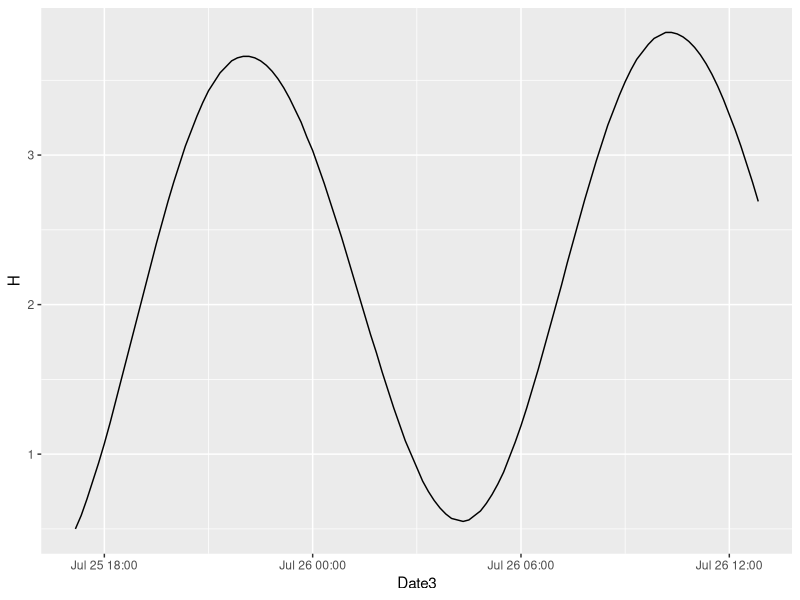
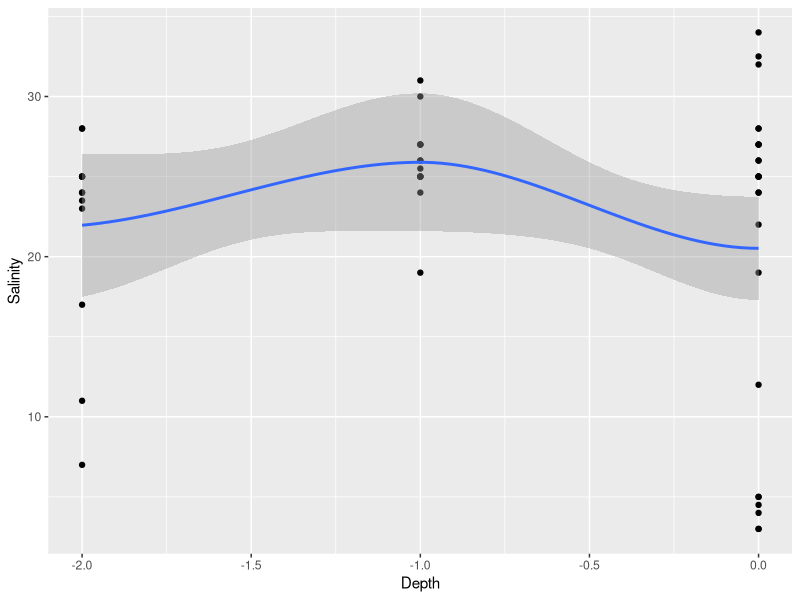

These charts were generated, in order, by the following R code: (Note: this script raises an error after producing the figures.)
library(ggplot2)
library(lubridate)
library(readxl)
library(dplyr)


tide <- read.csv("Data/tides.csv", header = F)
tide <- tide[-c(1:144),-1]

names(tide) <- c("H", "Time", "Day_part", "Date")

tide$Date[1:144] <- "25/07/2009"
tide$Date[145:nrow(tide)] <- "26/07/2009"


tide$Date2 <- paste(tide$Time, tide$Day_part, tide$Date )

tide$Date3 <- parse_date_time(tide$Date2, '%I:%M %p %d/%m%Y', tz = "Europe/Moscow")

min_time <- as.POSIXct(strptime("17:00 25.07.2009", format = "%H:%M %d.%m.%Y", tz = "Europe/Moscow"))

max_time <- as.POSIXct(strptime("13:00 26.07.2009", format = "%H:%M %d.%m.%Y", tz = "Europe/Moscow"))

tide <- tide[tide$Date3 < max_time & tide$Date3 > min_time, ]




ggplot(tide, aes(x = Date3, y = H)) + geom_line()


sal_tuv <- read_excel("Data/TuMyt_2009_2010.xlsx", sheet = "sal-temp")

sal_tuv$Dat_text <- paste(sal_tuv$Time, sal_tuv$Date)


sal_tuv$Date_true <- as.POSIXct(strptime(sal_tuv$Dat_text, '%H_%M %d_%m_%Y', tz = "Europe/Moscow"))


sal_tuv$H <- abs(sal_tuv$Height)



ggplot(sal_tuv, aes(x =Depth, y = Salinity)) + geom_point() + geom_smooth()

sal_tuv %>% filter(Depth == -2) %>% summarize(Sal = mean(Salinity))%>% 
  ggplot(., aes(x = Distance, y = Salinity)) + geom_point()


nrow(sal_tuv)

sal_tuv$Time

ggplot(tide, aes(x = Date3, y = H)) + geom_line() + geom_point(data = sal_tuv, aes(x = Date_true, y = abs(Height), size = Salinity)) + facet_grid(Transect ~ Depth) + geom_hline(yintercept = c(2, 1.5, 1, 0.5, -0.5, -1.5, -3.5))

ggplot(sal_tuv, aes(x = abs(Height), y = Salinity)) + geom_point()


Mod_tide <- lm(Salinity ~ H*Distance, data = sal_tuv)

summary(Mod_tide)


tuv <- read_excel("Data/TuMyt_2009_2010.xlsx", sheet = "для многомерки" )

tuv$Mean_Salinity_predicted <- NA
tuv$Min_Salinity_predicted <- NA


library(dplyr)
i=9
for(i in 1:nrow(tuv)){
  d <- tide %>% filter(H >= tuv$Depth[i])
  d$Distance <- tuv$Distance[i]
  Sal_pred <- predict(Mod_tide, newdata = d)
  tuv$Mean_Salinity_predicted[i] <- mean(Sal_pred)
  tuv$Min_Salinity_predicted[i] <- min(Sal_pred)
}


tide_transect_R <- tide
tide_transect_R$Transect <- "R"
tide_transect_R$Distance <- 0


tide_transect_B <- tide
tide_transect_B$Transect <- "B"
tide_transect_B$Distance <- 250


tide_transect_Mid <- tide
tide_transect_Mid$Transect <- "Mid"
tide_transect_Mid$Distance <- 1750


tide_transect_Mon <- tide
tide_transect_Mon$Transect <- "Mon"
tide_transect_Mon$Distance <- 2550

tide_transect <- rbind(tide_transect_R, tide_transect_B, tide_transect_Mid, tide_transect_Mon)

tide_transect$Salinity_predicted <- predict(Mod_tide, newdata = tide_transect)

tide_transect$Transect <- factor(tide_transect$Transect, levels = c("R", "B", "Mid", "Mon"))
sal_tuv$Transect <- factor(sal_tuv$Transect, levels = c("R", "B", "Mid", "Mon"))


levels_salinity_0.5 <- tide_transect %>% filter(H>=0.5) %>% group_by(Transect) %>% summarise(Level = 0.5, Salinity_predicted = mean(Salinity_predicted))
  
levels_salinity_1 <- tide_transect %>% filter(H>=1) %>% group_by(Transect) %>% summarise(Level = 1, Salinity_predicted = mean(Salinity_predicted))

levels_salinity_1.5 <- tide_transect %>% filter(H>=1.5) %>% group_by(Transect) %>% summarise(Level = 1.5, Salinity_predicted = mean(Salinity_predicted))

levels_salinity_2 <- tide_transect %>% filter(H>=2) %>% group_by(Transect) %>% summarise(Level = 2, Salinity_predicted = mean(Salinity_predicted))



levels_salinity_subtidal <- tide_transect %>% filter(H>=0) %>% group_by(Transect) %>% summarise(Level = "subtidal", Salinity_predicted = mean(Salinity_predicted))



ggplot(tide_transect, aes(x = Date3, y = Salinity_predicted)) + 
  geom_line() + 
  facet_wrap(~Transect, nrow = 1) + 
  geom_point(data = sal_tuv, aes(x= Date_true, y = Salinity, color = Depth), size = 2) + 
  geom_hline(data = levels_salinity_0.5, aes(yintercept = Salinity_predicted)) +
  geom_text(data = levels_salinity_0.5, aes(y = Salinity_predicted - 1, x = mean(tide_transect$Date3), label = "+0.5 m")) +
  geom_hline(data = levels_salinity_0.5, aes(yintercept = Salinity_predicted))+
  geom_hline(data = levels_salinity_1, aes(yintercept = Salinity_predicted)) +
  geom_hline(data = levels_salinity_1.5, aes(yintercept = Salinity_predicted)) + 
  geom_hline(data = levels_salinity_2, aes(yintercept = Salinity_predicted)) + 
  geom_hline(data = levels_salinity_subtidal, aes(yintercept = Salinity_predicted)) + 
  geom_text(data = levels_salinity_2, aes(y = Salinity_predicted + 1, x = mean(tide_transect$Date3), label = "+2 m")) +
  theme(axis.text.x = element_text(angle = 90))
  








plot(Sal_pred)


tuv$Min_Salinity_predicted

ggplot(tuv, aes(x = Distance, y = Min_Salinity_predicted)) + geom_point()
ggplot(tuv, aes(x = Distance, y = Min_Salinity_predicted)) + geom_text(aes(label = Depth), position = position_jitter(width = 0))


tide_salinity$Predict_sal <- predict(Mod_tide, newdata = tide_salinity)

ggplot(tide_salinity, aes(x = Date3, y = H, size = Predict_sal)) + geom_point() + geom_hline(yintercept = 1.5)


tuv_print <- tuv %>% select(Sample_ID, Min_Salinity_predicted, Mean_Salinity_predicted)

write.table(tuv_print, "Data/Salinity_predicted.csv", sep = ";", row.names = F)

